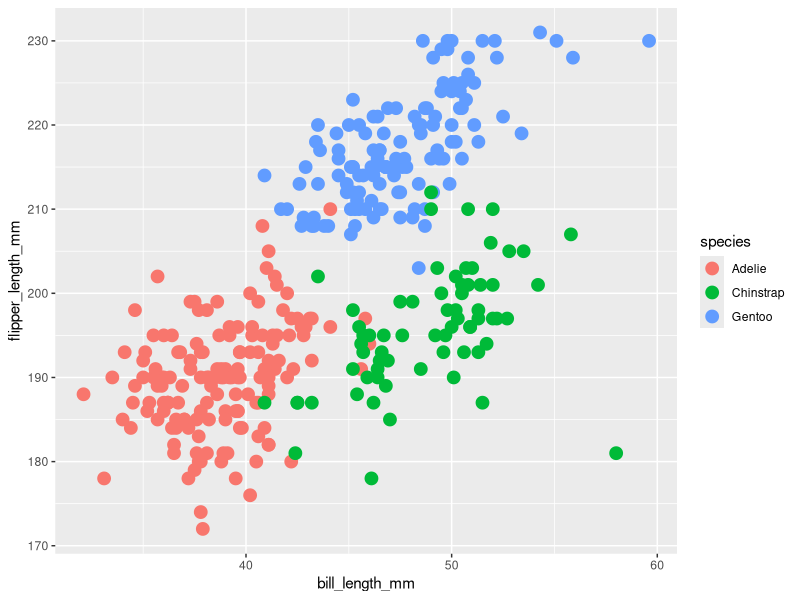
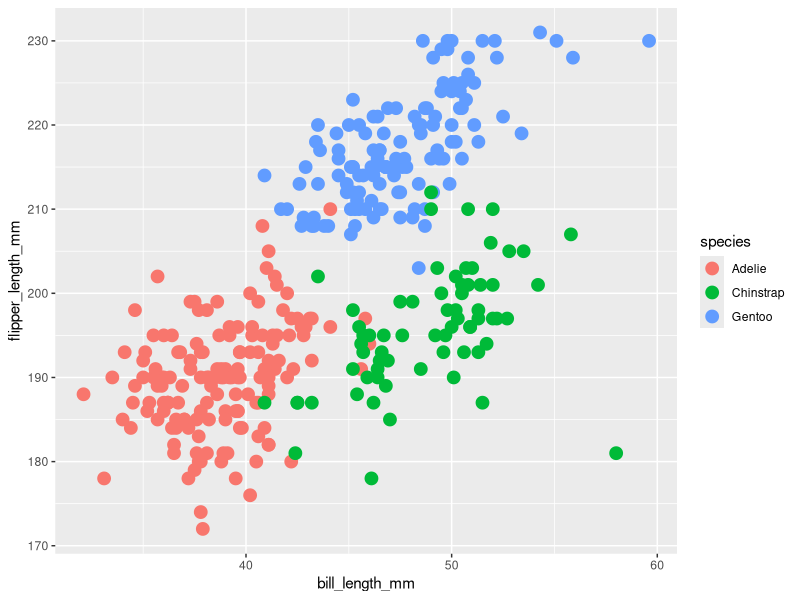

The R source for these figures, in order:
## ---- chunk 1
df = data.frame(num = rnorm(10,0,1),char = as.character(head(letters,10)),fac = factor(c("dog","dog","dog","cat","cat","cat","cat","horse","horse","horse")))
df$is_greater_0 = df$num>0
mean(df$num)
mean(df$is_greater_0)                
mean(df$char)
mean(df$fac)
## ---- chunk 2
df$is_greater_0 = as.numeric(df$is_greater_0)
df$is_greater_0*df$num
df$char = as.numeric(df$char)
df$char*df$num
df$fac = as.numeric(df$fac)
df$fac*df$num
## ---- chunk 3
data("penguins",package = "palmerpenguins")
## ---- chunk 4
library(ggplot2)
ggplot(penguins,aes(x=bill_length_mm,y=flipper_length_mm,color=species)) + geom_point(size=4)
ggsave("Problem2.png")
